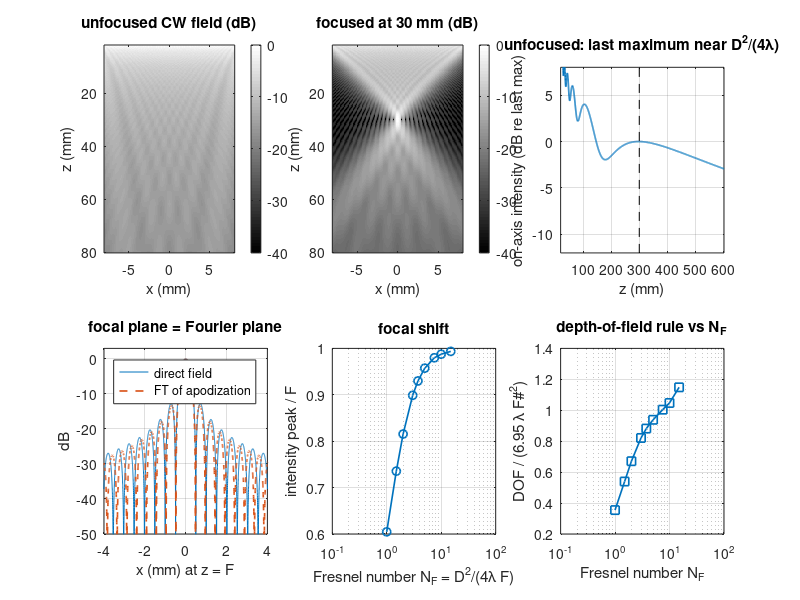

The MATLAB script that drew this image:
%% m23_fresnel_focal_plane.m  --  Fresnel vs Fraunhofer: why the focus is a Fourier plane
% Purpose : CW field of a 1D aperture (a line of point sources, 1/r spreading, 3D Green's
%           function), computed by direct summation without the paraxial approximation.
%           (1) Unfocused: on-axis intensity and its last maximum vs D^2/(4 lambda).
%           (2) Focused at F: lateral profile at z = F vs the Fourier transform of the
%               apodization (rect -> sinc, Hann), -6 dB width and first sidelobe.
%           (3) Focal shift and depth of field vs Fresnel number N_F = D^2/(4 lambda F):
%               the intensity peak moves toward the array and the -3 dB depth of field
%               departs from 6.95 lambda F#^2 when N_F is small.
% Change  : f0, D, F, apodization ('rect' or 'hann').
% Expect  : last axial maximum at ~1.0 D^2/(4 lambda) = 299 mm (D = 19.2 mm, 5 MHz).
%           At F = 30 mm (F# 1.56, N_F = 10) the direct field is 3 % wider than the paraxial
%           Fourier prediction and its first sidelobe is -12.7 instead of -13.3 dB (rect):
%           the residual is the non-paraxial error, and it shrinks at F = 60 mm (F# 3.1).
%           Peak/F = 0.99 at N_F = 10, 0.96 at N_F = 5, ~0.90 at N_F = 3, 0.6 at N_F = 1.
% Base MATLAB only; runs in MATLAB R2019b+ and GNU Octave 8.
clear; close all; rng(1);

%% Parameters
c   = 1.540;            % mm/us
f0  = 5;                % MHz
lam = c/f0;             % mm
k   = 2*pi/lam;         % rad/mm
D   = 19.2;             % aperture length (mm) = 64 elements x 0.3 mm
F   = 30;               % focal depth (mm)
apod = 'rect';          % 'rect' or 'hann'
nSrc = 400;             % point sources across the aperture (spacing 0.048 mm < lambda/6)
xi  = linspace(-D/2, D/2, nSrc);                     % source positions (mm), row
u   = 2*xi/D;
if strcmp(apod, 'hann'), a = 0.5 + 0.5*cos(pi*u); else, a = ones(size(u)); end
field = @(x, z, foc) sum( (ones(numel(x),1)*a) .* exp(-1i*k*(sqrt((x(:)-xi).^2 + z^2) - foc)) ...
                     ./ sqrt((x(:)-xi).^2 + z^2), 2);   % complex CW field on a lateral line
focLaw = @(Fz) sqrt(xi.^2 + Fz^2) - Fz;              % focusing path correction (mm)

%% (1) Unfocused on-axis intensity
zAx = linspace(2, 600, 3000);
I0  = zeros(size(zAx));
for iz = 1:numel(zAx), I0(iz) = abs(field(0, zAx(iz), 0*xi))^2; end
isMax = [false, I0(2:end-1) > I0(1:end-2) & I0(2:end-1) > I0(3:end), false];
zLast = max(zAx(isMax));
fprintf('(1) unfocused: last axial maximum %.0f mm; D^2/(4 lam) = %.0f mm (ratio %.2f)\n', ...
    zLast, D^2/(4*lam), zLast/(D^2/(4*lam)));
fprintf('    Fraunhofer distances: D^2/lam = %.0f mm (edge phase pi/4), 2D^2/lam = %.0f mm (pi/8)\n', ...
    D^2/lam, 2*D^2/lam);

%% (2) Focal-plane lateral profile vs Fourier transform of the apodization
x   = linspace(-8, 8, 8001);  mid = (numel(x)+1)/2;
w6  = @(p) 2*x(find(p >= 0.5, 1, 'last'));            % symmetric profile, full width
for Fz = [F 2*F]
    p = abs(field(x, Fz, focLaw(Fz)));  p = p/max(p);
    % Fourier prediction: A(x/(lam Fz)) for the same apodization (paraxial)
    Af = abs(exp(-1i*2*pi*(x(:)/(lam*Fz))*xi) * a.');  Af = Af/max(Af);
    iN = mid - 1 + find(diff(p(mid:end)) > 0, 1);      % first minimum right of center
    iA = mid - 1 + find(diff(Af(mid:end)) > 0, 1);
    fprintf('(2) focused at F = %g mm (F# = %.2f, N_F = %.1f), %s apodization:\n', Fz, Fz/D, D^2/(4*lam*Fz), apod);
    fprintf('    -6 dB width: field %.3f mm, Fourier %.3f mm (ratio %.3f); 1.207 lam F# = %.3f mm\n', ...
        w6(p), w6(Af), w6(p)/w6(Af), 1.207*lam*Fz/D);
    fprintf('    first sidelobe: field %.2f dB, Fourier %.2f dB\n', 20*log10(max(p(iN:end))), 20*log10(max(Af(iA:end))));
    if Fz == F, pF = p; A = Af; xF = x; end
end
x = xF;

%% (3) Focal shift and depth of field vs Fresnel number
Fs = [20 30 40 60 80 100 150 200 300];
fprintf('(3) %6s %6s %6s %8s %10s %12s\n', 'F(mm)', 'F#', 'N_F', 'peak/F', 'DOF(mm)', '6.95lamF#^2');
tab = zeros(numel(Fs), 4);
for j = 1:numel(Fs)
    Fz = Fs(j);  zz = linspace(0.35*Fz, 2.5*Fz, 2500);   Iz = zeros(size(zz));   % start past the 1/r near-field rise
    fl = focLaw(Fz);
    for iz = 1:numel(zz), Iz(iz) = abs(field(0, zz(iz), fl))^2; end
    [Im, ip] = max(Iz); lo = ip; hi = ip;
    while lo > 1 && Iz(lo) >= Im/2, lo = lo - 1; end
    while hi < numel(zz) && Iz(hi) >= Im/2, hi = hi + 1; end
    NF = D^2/(4*lam*Fz);  dof = zz(hi) - zz(lo);
    tab(j,:) = [NF, zz(ip)/Fz, dof, 6.95*lam*(Fz/D)^2];
    fprintf('    %6g %6.2f %6.2f %8.3f %10.1f %12.1f\n', Fz, Fz/D, NF, zz(ip)/Fz, dof, 6.95*lam*(Fz/D)^2);
end

%% Field maps (unfocused and focused at F) and profiles
xm = linspace(-8, 8, 161); zm = linspace(2, 80, 196);
M0 = zeros(numel(zm), numel(xm)); M1 = M0;
for iz = 1:numel(zm)
    M0(iz,:) = abs(field(xm, zm(iz), 0*xi)).';
    M1(iz,:) = abs(field(xm, zm(iz), focLaw(F))).';
end
figure('Position', [40 40 1150 760]);
subplot(2,3,1); imagesc(xm, zm, 20*log10(M0/max(M0(:))), [-40 0]); colormap(gray); colorbar;
title('unfocused CW field (dB)'); xlabel('x (mm)'); ylabel('z (mm)');
subplot(2,3,2); imagesc(xm, zm, 20*log10(M1/max(M1(:))), [-40 0]); colorbar;
title(sprintf('focused at %g mm (dB)', F)); xlabel('x (mm)'); ylabel('z (mm)');
IdB = 10*log10(I0/interp1(zAx, I0, zLast));            % dB re the last axial maximum
subplot(2,3,3); plot(zAx, IdB, 'LineWidth', 1.2); hold on; xlim([20 600]); ylim([-12 8]);
plot([1 1]*D^2/(4*lam), [-12 8], 'k--'); grid on; xlabel('z (mm)'); ylabel('on-axis intensity (dB re last max)');
title('unfocused: last maximum near D^2/(4\lambda)');
subplot(2,3,4); plot(x, 20*log10(pF + 1e-6), x, 20*log10(A + 1e-6), '--', 'LineWidth', 1.2); grid on;
xlim([-4 4]); ylim([-50 3]); xlabel('x (mm) at z = F'); ylabel('dB'); legend('direct field', 'FT of apodization');
title('focal plane = Fourier plane');
subplot(2,3,5); semilogx(tab(:,1), tab(:,2), 'o-', 'LineWidth', 1.2); grid on;
xlabel('Fresnel number N_F = D^2/(4\lambda F)'); ylabel('intensity peak / F'); title('focal shift');
subplot(2,3,6); semilogx(tab(:,1), tab(:,3)./tab(:,4), 's-', 'LineWidth', 1.2); grid on;
xlabel('Fresnel number N_F'); ylabel('DOF / (6.95 \lambda F#^2)'); title('depth-of-field rule vs N_F');
